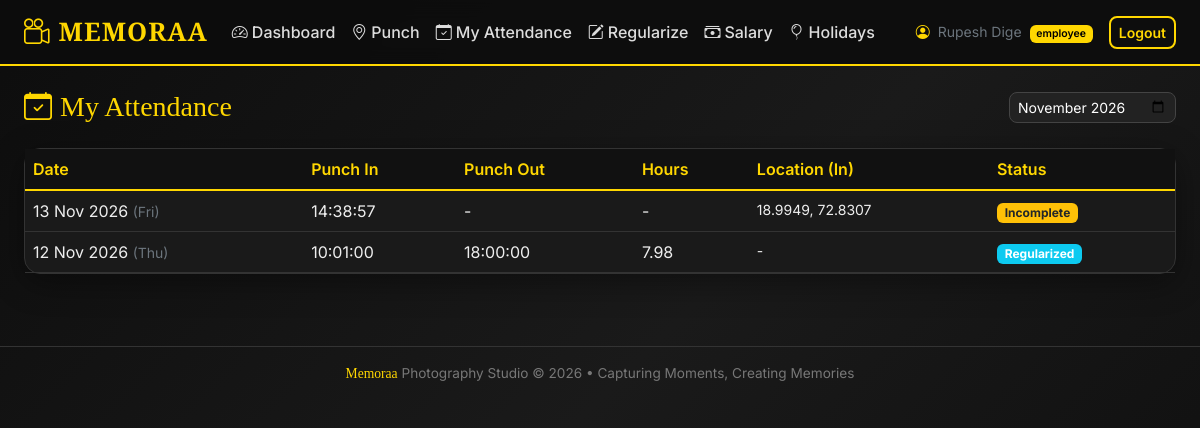
Screenshot of /attendance (signed in) with the database file from the repository.
### models.py (models this page shows, shortened)
class User(UserMixin, db.Model):
    __tablename__ = 'users'
    id = db.Column(db.Integer, primary_key=True)
    emp_id = db.Column(db.String(20), unique=True, nullable=False)  # e.g. EMP001 or mobile for admin
    name = db.Column(db.String(100), nullable=False)
    mobile = db.Column(db.String(15), unique=True, nullable=False)
    password_hash = db.Column(db.String(256), nullable=False)
    role = db.Column(db.String(20), nullable=False, default='employee')  # admin, manager, employee
    manager_id = db.Column(db.Integer, db.ForeignKey('users.id'), nullable=True)
    monthly_salary = db.Column(db.Float, default=0.0)  # Base monthly salary
    is_active = db.Column(db.Boolean, default=True)
    created_at = db.Column(db.DateTime, default=datetime.utcnow)
    manager = db.relationship('User', remote_side=[id], backref='team_members')
    attendances = db.relationship('Attendance', backref='employee', lazy='dynamic')
    regularization_requests = db.relationship('RegularizationRequest',
                                               foreign_keys='RegularizationRequest.user_id',
                                               backref='employee', lazy='dynamic')
    def is_admin(self):
        return self.role == 'admin'
    def is_manager(self):
        return self.role in ('admin', 'manager')

class Attendance(db.Model):
    __tablename__ = 'attendances'
    id = db.Column(db.Integer, primary_key=True)
    user_id = db.Column(db.Integer, db.ForeignKey('users.id'), nullable=False)
    date = db.Column(db.Date, nullable=False, default=date.today)
    punch_in_time = db.Column(db.DateTime, nullable=True)
    punch_out_time = db.Column(db.DateTime, nullable=True)
    punch_in_lat = db.Column(db.Float, nullable=True)
    punch_in_lng = db.Column(db.Float, nullable=True)
    punch_out_lat = db.Column(db.Float, nullable=True)
    punch_out_lng = db.Column(db.Float, nullable=True)
    status = db.Column(db.String(20), default='pending')  # present, regularized, absent, half_day
    notes = db.Column(db.String(255), nullable=True)
    created_at = db.Column(db.DateTime, default=datetime.utcnow)
    updated_at = db.Column(db.DateTime, default=datetime.utcnow, onupdate=datetime.utcnow)
    __table_args__ = (db.UniqueConstraint('user_id', 'date', name='unique_user_date'),)
    def is_present(self):
        return self.punch_in_time is not None and self.punch_out_time is not None
    def working_hours(self):
        if self.punch_in_time and self.punch_out_time:
            delta = self.punch_out_time - self.punch_in_time
            return round(delta.total_seconds() / 3600, 2)
        return 0.0

### app.py (the view)
@app.route('/attendance')
@login_required
def attendance_history():
    month = request.args.get('month', date.today().strftime('%Y-%m'))
    try:
        year, mon = map(int, month.split('-'))
        start = date(year, mon, 1)
        end = date(year, mon, calendar.monthrange(year, mon)[1])
    except:
        start = date.today().replace(day=1)
        end = date.today()
        month = start.strftime('%Y-%m')
    records = Attendance.query.filter(
        Attendance.user_id == current_user.id,
        Attendance.date >= start,
        Attendance.date <= end
    ).order_by(Attendance.date.desc()).all()
    return render_template('attendance.html', records=records, month=month)

### app.py (called while the page is built)
@login_manager.user_loader
def load_user(user_id):
    return User.query.get(int(user_id))

### templates/attendance.html (shortened to what this page needs)
{% extends "base.html" %}
{% block content %}
<div class="d-flex justify-content-between align-items-center mb-4">
    <h3 class="brand-font gold-text mb-0"><i class="bi bi-calendar-check me-2"></i>My Attendance</h3>
    <form method="GET" class="d-flex gap-2">
        <input type="month" name="month" class="form-control form-control-sm" value="{{ month }}" onchange="this.form.submit()">
    </form>
</div>
<div class="card">
    <div class="card-body p-0">
        <div class="table-responsive">
            <table class="table table-hover mb-0">
                <thead>
                    <tr>
                        <th>Date</th>
                        <th>Punch In</th>
                        <th>Punch Out</th>
                        <th>Hours</th>
                        <th>Location (In)</th>
                        <th>Status</th>
                    </tr>
                </thead>
                <tbody>
                    {% for a in records %}
                    <tr>
                        <td>{{ a.date.strftime('%d %b %Y') }} <small class="text-secondary">({{ a.date.strftime('%a') }})</small></td>
                        <td>{{ a.punch_in_time.strftime('%H:%M:%S') if a.punch_in_time else '-' }}</td>
                        <td>{{ a.punch_out_time.strftime('%H:%M:%S') if a.punch_out_time else '-' }}</td>
                        <td>{{ a.working_hours() if a.working_hours() else '-' }}</td>
                        <td class="small">
                            {% if a.punch_in_lat %}
                            {{ '%.4f'|format(a.punch_in_lat) }}, {{ '%.4f'|format(a.punch_in_lng) }}
                            {% else %}-{% endif %}
                        </td>
                        <td>
                            {% if a.status == 'regularized' %}
                                <span class="badge bg-info">Regularized</span>
                            {% elif a.is_present() %}
                                <span class="badge bg-success">Present</span>
                            {% else %}
                                <span class="badge bg-warning text-dark">Incomplete</span>
                            {% endif %}
                        </td>
                    </tr>
                    {% else %}
                    <tr><td colspan="6" class="text-center text-secondary py-4">No attendance records for this month.</td></tr>
                    {% endfor %}
                </tbody>
            </table>
        </div>
    </div>
</div>
{% endblock %}

### templates/base.html (shortened to what this page needs)
<!DOCTYPE html>
<html lang="en">
<head>
    <link href="https://cdn.jsdelivr.net/npm/bootstrap@5.3.3/dist/css/bootstrap.min.css" rel="stylesheet">
    <link href="https://cdn.jsdelivr.net/npm/bootstrap-icons@1.11.3/font/bootstrap-icons.min.css" rel="stylesheet">
</head>
<body>
    {% if current_user.is_authenticated %}
    <nav class="navbar navbar-expand-lg sticky-top">
        <div class="container-fluid px-4">
            <a class="navbar-brand" href="{{ url_for('dashboard') }}">
                <i class="bi bi-camera-reels me-2"></i>MEMORAA
            </a>
            <div class="collapse navbar-collapse" id="navMenu">
                <ul class="navbar-nav me-auto mb-2 mb-lg-0">
                    <li class="nav-item"><a class="nav-link" href="{{ url_for('dashboard') }}"><i class="bi bi-speedometer2 me-1"></i>Dashboard</a></li>
                    <li class="nav-item"><a class="nav-link" href="{{ url_for('punch') }}"><i class="bi bi-geo-alt me-1"></i>Punch</a></li>
                    <li class="nav-item"><a class="nav-link" href="{{ url_for('attendance_history') }}"><i class="bi bi-calendar-check me-1"></i>My Attendance</a></li>
                    <li class="nav-item"><a class="nav-link" href="{{ url_for('regularize') }}"><i class="bi bi-pencil-square me-1"></i>Regularize</a></li>
                    <li class="nav-item"><a class="nav-link" href="{{ url_for('salary') }}"><i class="bi bi-cash-stack me-1"></i>Salary</a></li>
                    <li class="nav-item"><a class="nav-link" href="{{ url_for('holidays') }}"><i class="bi bi-balloon me-1"></i>Holidays</a></li>
                </ul>
                <div class="d-flex align-items-center gap-3">
                    <span class="text-secondary small">
                        <i class="bi bi-person-circle me-1 gold-text"></i>
                        {{ current_user.name }}
                        <span class="badge badge-gold ms-1">{{ current_user.role }}</span>
                    </span>
                    <a href="{{ url_for('logout') }}" class="btn btn-outline-gold btn-sm">Logout</a>
                </div>
            </div>
        </div>
    </nav>
    {% endif %}
    <main class="container-fluid px-4 py-4">
        {% block content %}{% endblock %}
    </main>
    <footer class="footer text-center py-3 mt-5">
        <div class="container">
            <span class="brand-font gold-text">Memoraa</span> Photography Studio &copy; 2026 • Capturing Moments, Creating Memories
        </div>
    </footer>
</body>
</html>

### templates/base.html (style rules this page uses)
:root { --gold: #FFD700; --gold-dark: #E6C200; --black: #0d0d0d; --dark: #1a1a1a; --gray: #2a2a2a; --light-gold: #FFF8DC; }
body { font-family: 'Inter', sans-serif; background: linear-gradient(135deg, #0d0d0d 0%, #1a1a1a 50%, #0d0d0d 100%); min-height: 100vh; color: #f0f0f0; }
.brand-font { font-family: 'Playfair Display', serif; }
.navbar { background: rgba(13,13,13,0.95) !important; border-bottom: 2px solid var(--gold); backdrop-filter: blur(10px); }
.navbar-brand { font-family: 'Playfair Display', serif; font-weight: 700; color: var(--gold) !important; font-size: 1.6rem; letter-spacing: 1px; }
.nav-link { color: #ddd !important; font-weight: 500; transition: all 0.2s; }
.btn-outline-gold { border: 2px solid var(--gold); color: var(--gold); font-weight: 600; border-radius: 8px; background: transparent; }
.card { background: var(--dark); border: 1px solid #333; border-radius: 16px; box-shadow: 0 8px 32px rgba(0,0,0,0.4); }
.table { --bs-table-bg: transparent; --bs-table-color: #eee; --bs-table-border-color: #333; --bs-table-striped-bg: rgba(255,215,0,0.05); }
.table thead th { background: #111; color: var(--gold); border-bottom: 2px solid var(--gold); font-weight: 600; }
.badge-gold { background: var(--gold); color: #000; font-weight: 600; }
.form-control, .form-select { background: #222; border: 1px solid #444; color: #fff; border-radius: 8px; }
.footer { border-top: 1px solid #333; color: #777; font-size: 0.85rem; }
.gold-text { color: var(--gold) !important; }

### rows the page displays
User: name "Rupesh Dige", role "employee"
Attendance: date "13 Nov 2026", date "Fri", punch_in_time "14:38:57", punch_out_time "-", punch_in_time+punch_out_time "-", punch_in_lat "18.9949", punch_in_lng "72.8307", status "Incomplete"
Attendance: date "12 Nov 2026", date "Thu", punch_in_time "10:01:00", punch_out_time "18:00:00", punch_in_time+punch_out_time "7.98", status "Regularized"
